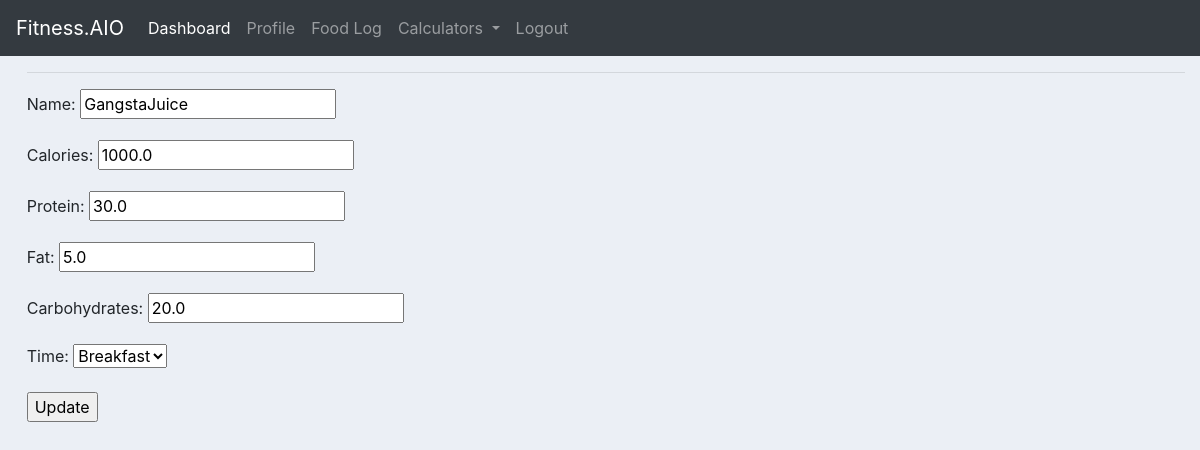
Screenshot of /foodEntry/update/1/ (signed in) with the database file from the repository.
### foodEntry/models.py (models this page shows, shortened)
class FoodItem(models.Model):
    TIME_EATEN = [
        ('Breakfast','Breakfast'),
        ('Lunch', 'Lunch'),
        ('Dinner', 'Dinner'),
        ('Snack','Snack')
    ]
    user = models.ForeignKey(User, null=True, on_delete=models.CASCADE)
    name = models.CharField(max_length = 200)
    date_added = models.DateTimeField(auto_now_add=True)
    calories = models.DecimalField(max_digits=10000, decimal_places=1)
    protein = models.DecimalField(max_digits=10000, decimal_places=1)
    fat = models.DecimalField(max_digits=10000, decimal_places=1)
    carbohydrates = models.DecimalField(max_digits=10000, decimal_places=1)
    time = models.CharField(max_length = 200, choices = TIME_EATEN, null = True)

### foodEntry/views.py (the view)
# urls.py: path('update/<int:id>/', updatefooditem_View, name="update-food" ),
@login_required
@transaction.atomic
def updatefooditem_View(request,id):
    instance = get_object_or_404(FoodItem, id=id)
    if request.method == 'POST':
        food_form = FoodEntryForm(request.POST, instance=instance)
        if food_form.is_valid():
            food_form.save()
            return redirect('homeView')
    else:
        food_form = FoodEntryForm(instance=instance )
    return render(request,'foodEntry/updateFood.html', {'form' : food_form,
    'foodItem': instance})

### foodEntry/forms.py
class FoodEntryForm(forms.ModelForm):
    class Meta:
        model = FoodItem
        fields = [
            "name",
            "calories",
            "protein",
            "fat",
            "carbohydrates",
            "time"
        ]

### foodEntry/templates/foodEntry/updateFood.html
{% extends 'base.html' %}
{% block content %}
<form action="." method="POST" style="padding-left: 1%;"> {% csrf_token %}
    <hr>
    {{form.as_p}}
    <input type="submit" value="Update">
</form>
{% endblock content %}

### static/css/main.css (style rules this page uses)
body { background-color: #ebeff5; }

### rows the page displays
FoodItem: name "GangstaJuice", calories "1000.0", protein "30.0", fat "5.0", carbohydrates "20.0", time "Breakfast"
